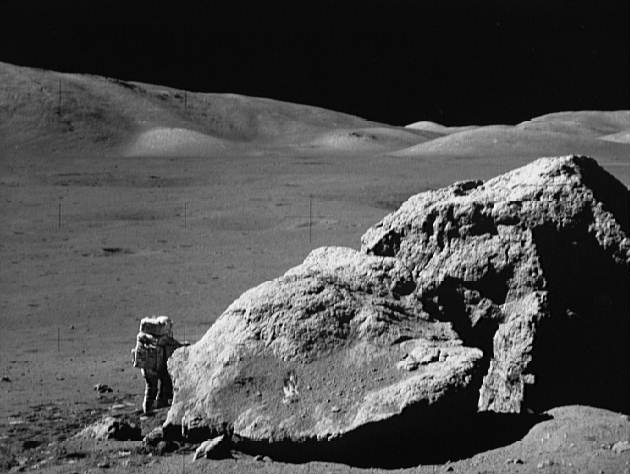
%> input picture Assignments/assignment2/Source Code/problem7/moonlanding.png, 630 x 474 px
$ octave problem7.m   (GNU Octave 9; MATLAB toolbox functions it lacks are replaced by stand-ins)
%> lines starting %> are read from the running program, lines starting %| are printed output that depends on the picture; in (x1, y1, x2, y2) boxes, pixels count from 0 and x2, y2 are one past the last pixel; in counts of white or black regions, pixels touching at a corner belong together; the program's own positions count from 1
### Assignments/assignment2/Source Code/problem7/butter_br.m
function b = butter_br(M,N,cut_off1,cut_off2, ord)
    if cut_off1 > cut_off2
        h_cut_off = cut_off1;
        l_cut_off = cut_off2;
    else
        h_cut_off = cut_off2;
        l_cut_off = cut_off1;
    end
    W = h_cut_off - l_cut_off;
    D0 = l_cut_off;
    dist = distmatrix(M,N);
    Hbr = 1 ./ (1+((dist*W)./((dist.^2)-(D0^2))).^(2*ord));
    b = Hbr;
end

### Assignments/assignment2/Source Code/problem7/gaussian_br.m
function b = gaussian_br(M,N,cut_off1,cut_off2)
if nargin ~= 4
    eid = sprintf('Images:%s:wrongNumberOfLowPassInputs',mfilename);
    msg = 'Wrong Number of inputs for ''Gaussian Band Reject'' filter.';
    error(eid,'%s',msg);
end
a = ischar(M) || ischar(N) || ischar(cut_off1) || ischar(cut_off2);
if a ~= 0
    eid = sprintf('Images:%s:wrongInputType',mfilename);
    msg = 'Wrong type of Input Arguments for''Gaussian BRF';
    error(eid,'%s',msg);
end
if ~cut_off1 > prod(M,N) || ~cut_off2 > prod(M,N)
    eid = sprintf('Images:%s:badCutOffValue',mfilename);
    msg = 'Bad Cut of Value for''Gaussian BRF';
    error(eid,'%s',msg);
end
if cut_off1 > cut_off2
    h_cut_off = cut_off1;
    l_cut_off = cut_off2;
else
    h_cut_off = cut_off2;
    l_cut_off = cut_off1;
end
dist = distmatrix(M,N);
W = h_cut_off - l_cut_off;
D0 = l_cut_off;
Hbr = 1 - exp((-1/2)*(((dist.^2)-(D0^2))./ (dist*W)).^2);
b = Hbr;
end

### Assignments/assignment2/Source Code/problem7/ideal_br.m
function b = ideal_br(M,N,cut_off1,cut_off2)
    if cut_off1 > cut_off2
        h_cut_off = cut_off1;
        l_cut_off = cut_off2;
    else
        h_cut_off = cut_off2;
        l_cut_off = cut_off1;
    end
    H1 = ideal_hp(M,N,l_cut_off);
    H2 = ideal_lp(M,N,h_cut_off);
    Hbr = H2 - H1;
    ind = Hbr == -1;
    Hbr(ind) = 1;
    b = Hbr;
end

### Assignments/assignment2/Source Code/problem7/distmatrix.m

function y = distmatrix(M,N)

u = 0:(M - 1);
v = 0:(N - 1);

ind_u = find(u > M/2);
u(ind_u) = u(ind_u) - M;
ind_v = find(v > N/2);
v(ind_v) = v(ind_v) - N;

[V, U] = meshgrid(v, u);

%calculate distance matrix
y = sqrt((U .^ 2) + (V .^ 2));

### Assignments/assignment2/Source Code/problem7/ideal_hp.m
function b = ideal_hp(M,N,cut_off)
    dist = distmatrix(M,N);
    H = ones(M,N);
    ind = dist<= cut_off;
    H(ind) = 0;
    b = double(H);

end

### Assignments/assignment2/Source Code/problem7/ideal_lp.m
function b = ideal_lp(M,N,cut_off)
    dist = distmatrix(M,N);
    H = zeros(M,N);
    ind = dist <= cut_off;
    H(ind) = 1;
    b = double(H);
end

### Assignments/assignment2/Source Code/problem7/problem7.m
clc
clear all
close all
image =imread('moonlanding.png');
%> image is the input picture: size 474x630 uint8; min 0, max 255, mean 77.8
image = double(image);
%> image: size 474x630 double


imafft = fftshift(fft2(fftshift(image)));
% Fourier Spectrum of imagege
imafft2 = fft2(image);
FS=fftshift(imafft2);
FS=fftshift(log(1+abs(FS)));
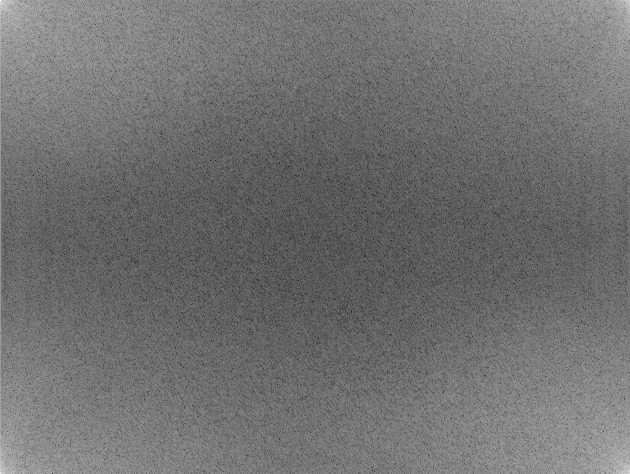
%> FS: size 474x630 double; min 1.24, max 16.96, mean 8.19; drawn with min black and max white


butterworth_filter = fftshift(butter_br(474,630,100,105,4));
gussian_filter = fftshift(gaussian_br(474,630,100,105));
Ideal_filter = fftshift(ideal_br(474,630,100,105));


A = (immultiply(real(FS), butterworth_filter));
B = (immultiply(real(FS), gussian_filter));
C = (immultiply(real(FS), Ideal_filter));

% figure(1)
% imshow(A)

figure(2)
imshow(B)
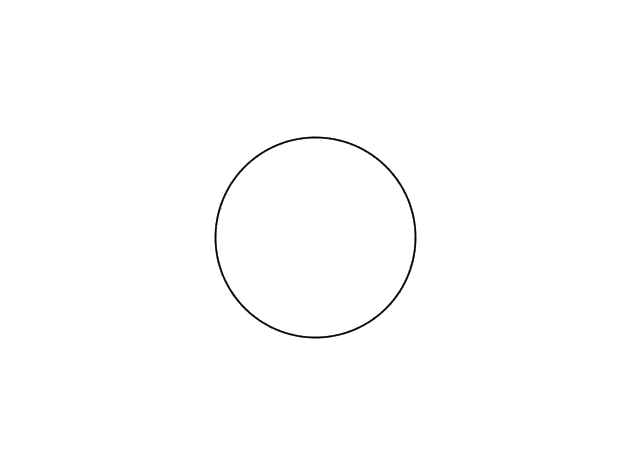
%> displayed picture: size 474x630, on the screen's scale of 0 to 255; min 0, max 255, mean 254

figure(3)
imshow(C)
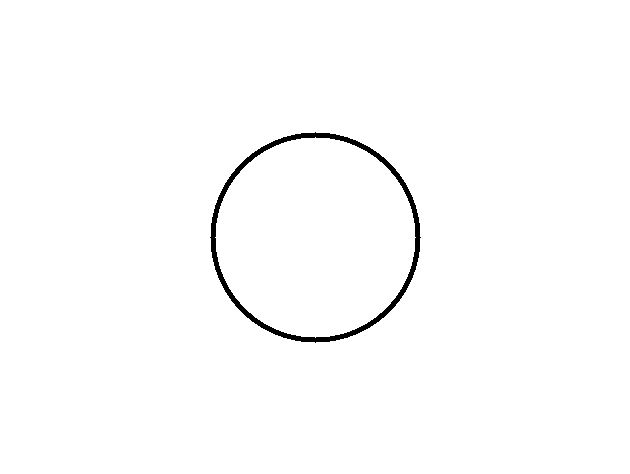
%> displayed picture: size 474x630, on the screen's scale of 0 to 255; 98.9% white; 1 black region, box (x1, y1, x2, y2) and area: (210, 132, 421, 343) 3204
